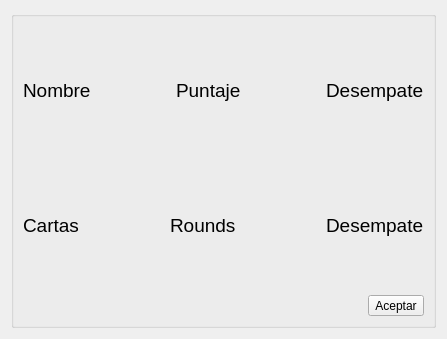
<?xml version="1.0" encoding="UTF-8"?>
<ui version="4.0">
 <class>panel_estadisticas</class>
 <widget class="QWidget" name="panel_estadisticas">
  <property name="geometry">
   <rect>
    <x>0</x>
    <y>0</y>
    <width>447</width>
    <height>339</height>
   </rect>
  </property>
  <property name="windowTitle">
   <string>Form</string>
  </property>
  <layout class="QGridLayout" name="gridLayout">
   <item row="0" column="0">
    <widget class="QGroupBox" name="groupBox">
     <property name="title">
      <string/>
     </property>
     <layout class="QGridLayout" name="gridLayout_2">
      <item row="0" column="0">
       <layout class="QVBoxLayout" name="verticalLayout">
        <item>
         <layout class="QHBoxLayout" name="horizontalLayout">
          <item>
           <widget class="QLabel" name="label_2">
            <property name="font">
             <font>
              <family>Ubuntu</family>
              <pointsize>14</pointsize>
             </font>
            </property>
            <property name="text">
             <string>Nombre</string>
            </property>
           </widget>
          </item>
          <item>
           <spacer name="horizontalSpacer_2">
            <property name="orientation">
             <enum>Qt::Horizontal</enum>
            </property>
            <property name="sizeHint" stdset="0">
             <size>
              <width>40</width>
              <height>20</height>
             </size>
            </property>
           </spacer>
          </item>
          <item>
           <widget class="QLabel" name="label">
            <property name="font">
             <font>
              <family>Ubuntu</family>
              <pointsize>14</pointsize>
             </font>
            </property>
            <property name="text">
             <string>Puntaje</string>
            </property>
           </widget>
          </item>
          <item>
           <spacer name="horizontalSpacer">
            <property name="orientation">
             <enum>Qt::Horizontal</enum>
            </property>
            <property name="sizeHint" stdset="0">
             <size>
              <width>40</width>
              <height>20</height>
             </size>
            </property>
           </spacer>
          </item>
          <item>
           <widget class="QLabel" name="label_desempate">
            <property name="font">
             <font>
              <family>Ubuntu</family>
              <pointsize>14</pointsize>
             </font>
            </property>
            <property name="text">
             <string>Desempate</string>
            </property>
           </widget>
          </item>
         </layout>
        </item>
        <item>
         <layout class="QVBoxLayout" name="players_layout"/>
        </item>
        <item>
         <layout class="QHBoxLayout" name="more_layout">
          <item>
           <widget class="QLabel" name="cartas">
            <property name="font">
             <font>
              <family>Ubuntu</family>
              <pointsize>14</pointsize>
             </font>
            </property>
            <property name="text">
             <string>Cartas</string>
            </property>
           </widget>
          </item>
          <item>
           <spacer name="horizontalSpacer_4">
            <property name="orientation">
             <enum>Qt::Horizontal</enum>
            </property>
            <property name="sizeHint" stdset="0">
             <size>
              <width>40</width>
              <height>20</height>
             </size>
            </property>
           </spacer>
          </item>
          <item>
           <widget class="QLabel" name="rounds">
            <property name="font">
             <font>
              <family>Ubuntu</family>
              <pointsize>14</pointsize>
             </font>
            </property>
            <property name="text">
             <string>Rounds</string>
            </property>
           </widget>
          </item>
          <item>
           <spacer name="horizontalSpacer_5">
            <property name="orientation">
             <enum>Qt::Horizontal</enum>
            </property>
            <property name="sizeHint" stdset="0">
             <size>
              <width>40</width>
              <height>20</height>
             </size>
            </property>
           </spacer>
          </item>
          <item>
           <widget class="QLabel" name="desempate">
            <property name="font">
             <font>
              <family>Ubuntu</family>
              <pointsize>14</pointsize>
             </font>
            </property>
            <property name="text">
             <string>Desempate</string>
            </property>
           </widget>
          </item>
         </layout>
        </item>
        <item>
         <layout class="QHBoxLayout" name="horizontalLayout_2">
          <item>
           <spacer name="horizontalSpacer_3">
            <property name="orientation">
             <enum>Qt::Horizontal</enum>
            </property>
            <property name="sizeHint" stdset="0">
             <size>
              <width>40</width>
              <height>20</height>
             </size>
            </property>
           </spacer>
          </item>
          <item>
           <widget class="QToolButton" name="toolButton">
            <property name="text">
             <string>Aceptar</string>
            </property>
           </widget>
          </item>
         </layout>
        </item>
       </layout>
      </item>
     </layout>
    </widget>
   </item>
  </layout>
 </widget>
 <resources/>
 <connections/>
</ui>
